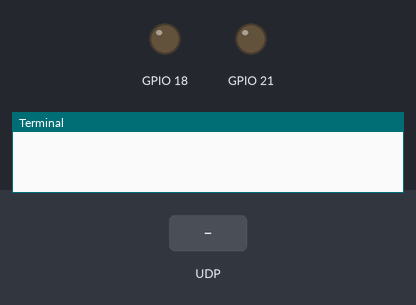
A program run on a simulated Raspberry Pi (BCM pin numbers). On the bench: output pins drawn as LEDs (lit = HIGH), the last lines printed to the terminal. Inputs (shaded band) come from the test bench.

Above: at 1.2 s.
1.3 s: UDP packet "1" arrives
At 1.7 s:
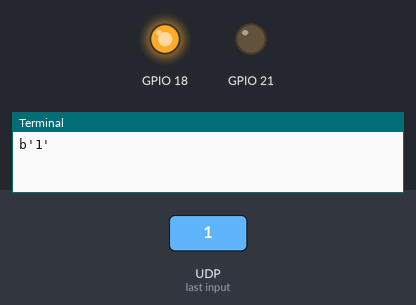
4.3 s: UDP packet "0" arrives
At 6.7 s:
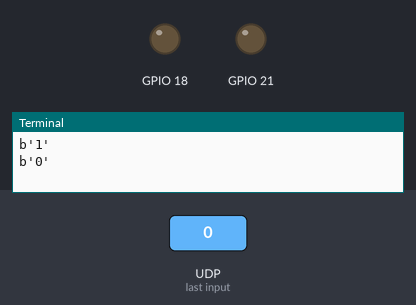
7.3 s: UDP packet "on" arrives
At 8.7 s:
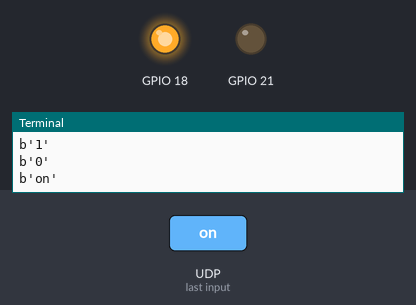
Timing chart, 0 to 10.8 s (numbered marks = the images above; inputs shaded):
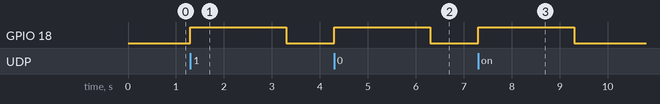

Measured:
- after the input at 1.3 s, GPIO 18: LOW → HIGH at once, → LOW 2.0 s later
- after the input at 4.3 s, GPIO 18: LOW → HIGH at once, → LOW 2.0 s later
- after the input at 7.3 s, GPIO 18: LOW → HIGH at once, → LOW 2.0 s later

The program:

udp.py
```python
import socket
from contextlib import closing
import RPi.GPIO as GPIO
import time
GPIO.setmode(GPIO.BCM)
GPIO.setup(18,GPIO.OUT)
GPIO.setup(21,GPIO.OUT)

seconds = 2.0

host = "192.168.1.190"
port = 10001
bufsize = 1024

sock = socket.socket(socket.AF_INET, socket.SOCK_DGRAM)
with closing(sock):
	sock.bind((host, port))
	while True:
		print(sock.recv(bufsize))
		GPIO.output(18, GPIO.HIGH)
		time.sleep(seconds)
		GPIO.output(18, GPIO.LOW)
```
